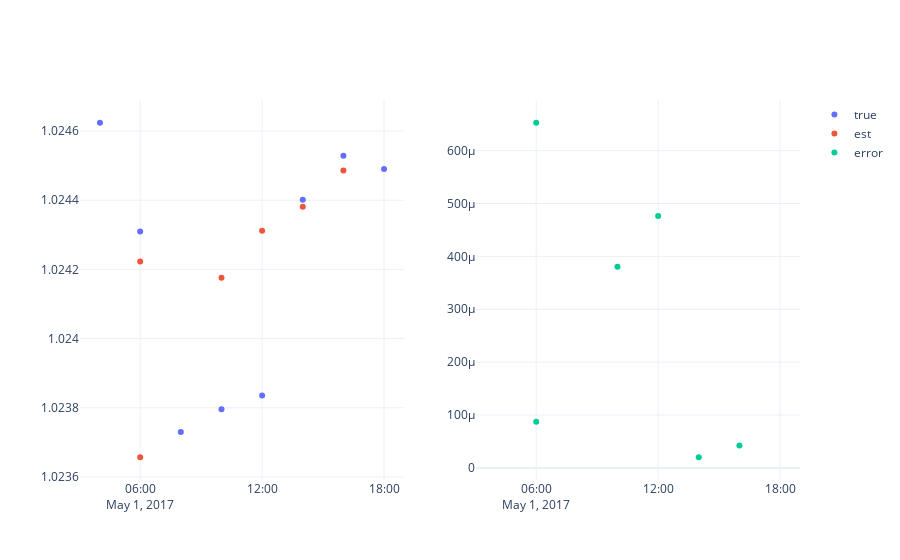

Notebook code cell kept with this figure:
### Code cell
true = true_voltages.abs() / base_voltages
est = est_voltages.abs() / base_voltages

node = random.choice(true.columns)
true = true.loc[:,node]
est = est.loc[:,node]

error = (true - est).abs()

fig = make_subplots(rows=1, cols=2)
fig.add_trace(
    go.Scatter(name="true", x=true.index, y=true.values, mode="markers"), row=1, col=1
)
fig.add_trace(
    go.Scatter(name="est", x=est.index, y=est.values, mode="markers"), row=1, col=1
)
fig.add_trace(
    go.Scatter(name="error", x=error.index, y=error.values, mode="markers"),
    row=1,
    col=2,
)
fig.update_layout(template="plotly_white")
fig.show()

### Figure 1 — Plotly figure (JSON) as saved in the notebook; plotly's stock layout.template omitted (floating-point values rounded to 4 significant figures)
{"data": [{"mode": "markers", "name": "true", "type": "scatter", "x": ["2017-05-01T04:01:12", "2017-05-01T06:00:00", "2017-05-01T08:00:00", "2017-05-01T10:00:00", "2017-05-01T12:00:00", "2017-05-01T14:00:00", "2017-05-01T16:00:00", "2017-05-01T18:00:00"], "xaxis": "x", "y": [1.025, 1.024, 1.024, 1.024, 1.024, 1.024, 1.025, 1.024], "yaxis": "y"}, {"mode": "markers", "name": "est", "type": "scatter", "x": ["2017-05-01T06:00:00", "2017-05-01T06:00:00", "2017-05-01T10:00:00", "2017-05-01T12:00:00", "2017-05-01T14:00:00", "2017-05-01T16:00:00"], "xaxis": "x", "y": [1.024, 1.024, 1.024, 1.024, 1.024, 1.024], "yaxis": "y"}, {"mode": "markers", "name": "error", "type": "scatter", "x": ["2017-05-01T04:01:12", "2017-05-01T06:00:00", "2017-05-01T06:00:00", "2017-05-01T08:00:00", "2017-05-01T10:00:00", "2017-05-01T12:00:00", "2017-05-01T14:00:00", "2017-05-01T16:00:00", "2017-05-01T18:00:00"], "xaxis": "x2", "y": [null, 0.0006527, 8.713e-05, null, 0.0003803, 0.0004762, 2.023e-05, 4.243e-05, null], "yaxis": "y2"}], "layout": {"autosize": true, "xaxis": {"anchor": "y", "autorange": true, "domain": [0, 0.45], "range": ["2017-05-01 02:58:57.1148", "2017-05-01 19:02:14.8852"], "type": "date"}, "xaxis2": {"anchor": "y2", "autorange": true, "domain": [0.55, 1], "range": ["2017-05-01 02:58:57.1148", "2017-05-01 19:02:14.8852"], "type": "date"}, "yaxis": {"anchor": "x", "autorange": true, "domain": [0, 1], "range": [1.024, 1.025], "type": "linear"}, "yaxis2": {"anchor": "x2", "autorange": true, "domain": [0, 1], "range": [-3.197e-05, 0.0007049], "type": "linear"}}}
